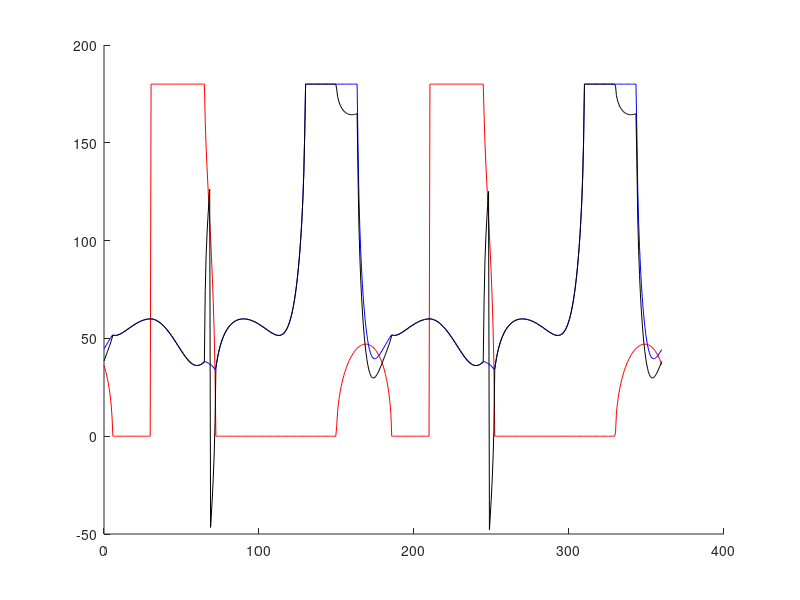
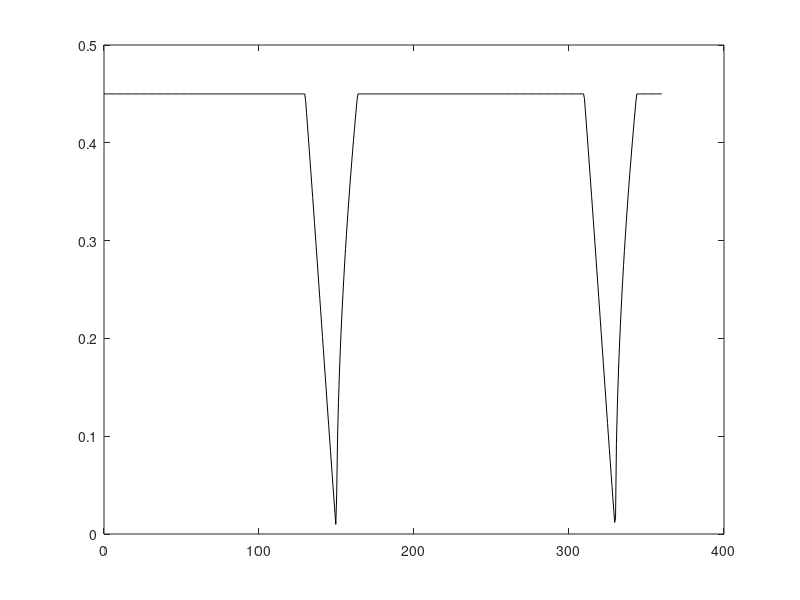

Recreate these plots in MATLAB, in order.
figure1=figure(1);
axes1 = axes('Parent',figure1);
hold(axes1,'on');
% figure2=figure(2);
% hold on;
% axes2 = axes('Parent',figure2);
% hold(axes2,'on');
mx="0";
m=1;

theta_f1=0:0.01:2*pi;
dead_time=0.0;
% m=0;
n=0;
D1=(1+m*sin(theta_f1)+(n/6)*sawtooth(3*theta_f1+pi/2,1/2))/2;
D1(D1<dead_time)=dead_time;
D1(D1>(1-dead_time))=1-dead_time;
% S1=(2/pi)*sin(pi*D1)*cos(theta_c);
S1=(2/pi)*sin(pi*(D1));
theta_f2=theta_f1-2*pi/3;
D2=(1+m*sin(theta_f2)+(n/6)*sawtooth(3*theta_f2+pi/2,1/2))/2;
D2(D2<dead_time)=dead_time;
D2(D2>(1-dead_time))=1-dead_time;
D2=(1+m*sin(theta_f2)+(n/6)*sawtooth(3*theta_f2+pi/2,1/2))/2;
S2=(2/pi)*sin(pi*(D2));

theta_f3=theta_f1+2*pi/3;
D3=(1+m*sin(theta_f3)+(n/6)*sawtooth(3*theta_f3+pi/2,1/2))/2;
D3(D3<dead_time)=dead_time;
D3(D3>(1-dead_time))=1-dead_time;
D3=(1+m*sin(theta_f3)+(n/6)*sawtooth(3*theta_f3+pi/2,1/2))/2;
S3=(2/pi)*sin(pi*(D3));

% figure();
% plot(theta_f1*180/pi,S1,'r')
% hold on;
% plot(theta_f1*180/pi,S2,'b')
% hold on;
% plot(theta_f1*180/pi,S3,'b')
% hold on;
% plot(theta_f1*180/pi,abs(S1-S2),'k')
% hold on;
% plot(theta_f1*180/pi,abs(S3-S2),'k')


lim_y=0.45;
y=(S1.^2+4*S2.^2-lim_y^2)./(4.*S1.*S2);
y(y>1)=1;
y(y<-1)=-1;
CPS1=acos(y);
% CPS=mod(CPS,2*pi);
S_updated=sqrt(S1.^2+S2.^2-2*S1.*S2.*cos(CPS1));

alpha=atan(S2.*sin(CPS1)./(S1+S2.*cos(CPS1)));


% lim_y=0.35;
y=(S3.^2+S_updated.^2-lim_y^2)./(2.*S3.*S_updated);
y(y>1)=1;
y(y<-1)=-1;
CPS2=acos(y);

CPS2_real= CPS2-alpha;
S_updated_2=sqrt(S3.^2+S2.^2-2*S3.*S2.*cos(CPS2_real));

S_updated_real=sqrt(S3.^2+S_updated.^2-2*S3.*S_updated.*cos(CPS2));

figure(1);
plot(theta_f1*180/pi,CPS1*180/pi,'r')
hold on;

hold on;
plot(theta_f1*180/pi,CPS2*180/pi,'b')
hold on;
plot(theta_f1*180/pi,CPS2_real*180/pi,'k')
hold on;

figure(2);
% plot(theta_f1*180/pi,S_updated,'r')
% hold on;
% plot(theta_f1*180/pi,S_updated_2,'b')
% hold on;
plot(theta_f1*180/pi,S_updated_real,'k')
hold on;
